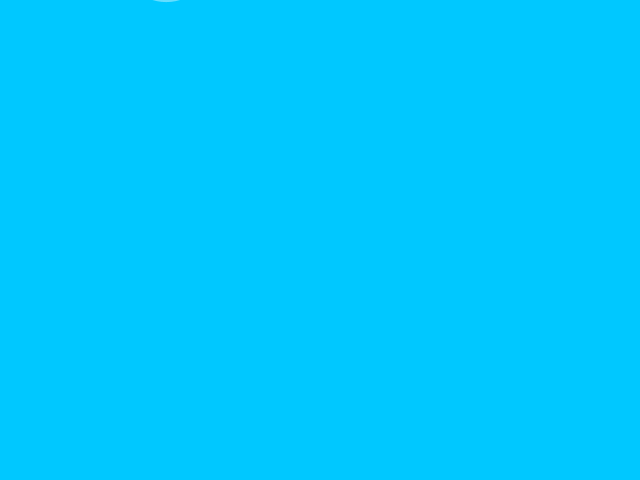
Frame 1 (no input)
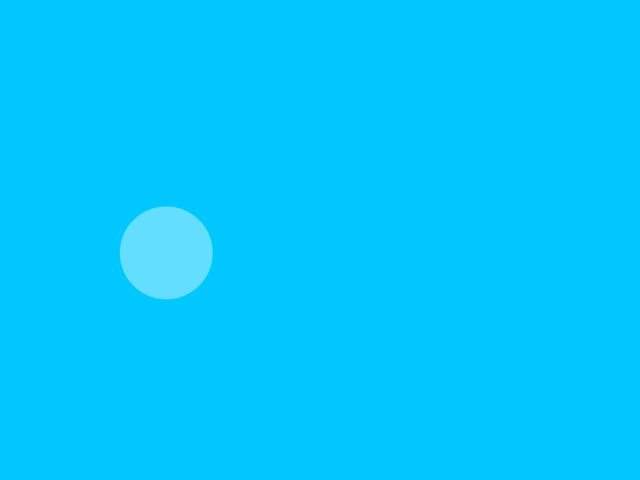
Frame 60 (the mouse pressed at the canvas centre just before this capture)
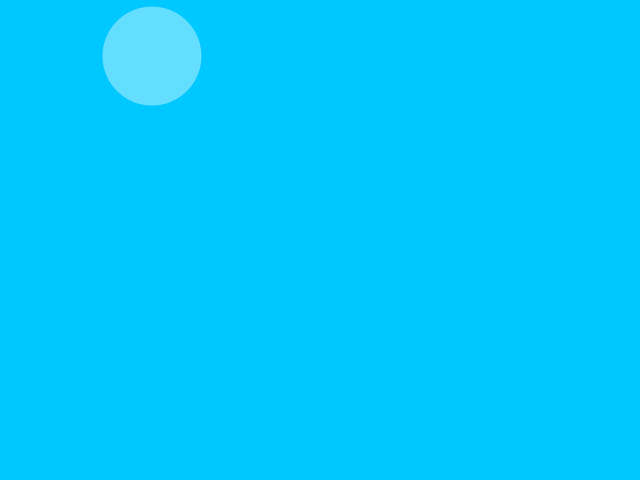
Frame 120 (the mouse held since frame 60 and released just before this capture)

The Processing sketch that drew these frames (run headless with seeded random() and noise(); from frame 60 on, the mouse is pressed at the canvas centre):

// Processing sketch: raindropGameCode
// ── raindropGameCode.pde
PVector mouse;

ArrayList<Raindrop> drops;

int time;

void setup() {
  size(640, 480);
  
  mouse = new PVector();
  
  drops = new ArrayList();
  drops.add(new Raindrop());
  
  time  = 0;
}

void draw() {
  background(0, 200, 255);
  
  mouse.set(mouseX, mouseY);
  
  for(Raindrop r : drops){
    r.fall();
    r.display();
    
    if (r.isInContactWith(mouse))
      r.reset();
    if (r.loc.y > height + r.radius) 
      r.reset();
  }
  
  time++;
  
  if(time >= 500){
     drops.add(new Raindrop()); 
     time = 0;
  }
}
// ── Bucket.pde
class Bucket{
  PVector pos;
  
  float radius;
  
  Bucket(float radius){
    pos = new PVector();
    
    this.radius = radius;
  }
  
  void moveToMouse(){
    pos.x -= (pos.x - mouseX)*0.25f;
    pos.y -= (pos.y - mouseY)*0.25f;
  }
  
  void display(){
    translate(0, radius/2);
    
    fill(255, 255, 255, 255);
    
    rect(pos.x - radius, pos.y - radius*2, radius*2, radius*2);
    ellipse(pos.x, pos.y, radius*2, radius);
    
    resetMatrix();
  }
}
// ── Raindrop.pde
class Raindrop{
  PVector loc, vel;
  float radius;
  
  Raindrop(){
    reset();
  }
  
  void fall(){
    vel.y += 0.098f;
    loc.add(vel);
  }
  
  void display(){
    noStroke();
    fill(255, 255, 255, 100);
    ellipse(loc.x, loc.y, radius*2, radius*2);
  }
  
  void reset(){
    radius = random(40, 50);
    
    loc = new PVector(random(width), - radius);
    
    vel = new PVector(0, 2);
  }
  
  boolean isInContactWith(PVector point){
    if(point.dist(loc) < radius)
      return true;
    else
      return false;
  }
}
